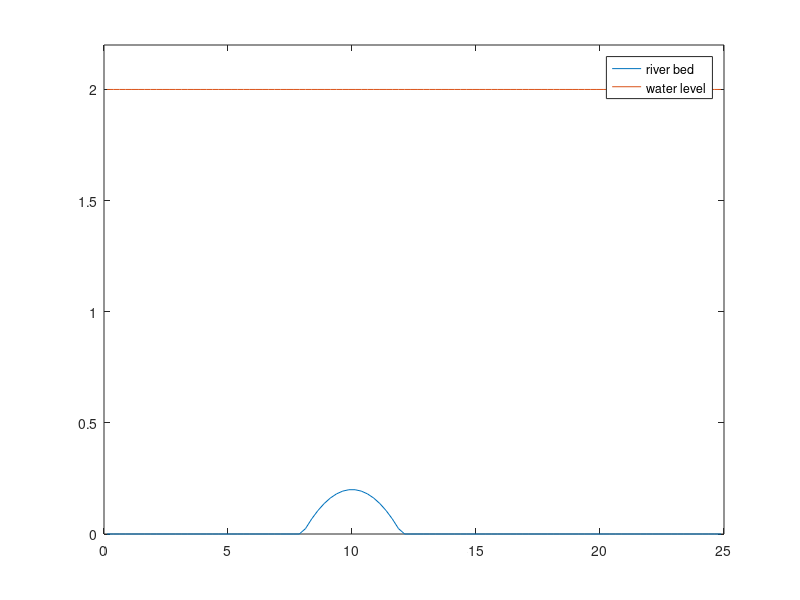

Reproduce this figure in MATLAB. (Note: this script raises an error after producing the figure.)
%               Code for Introduction Lecture                  %
%
%
%--------------------------------------------------------------------%
%                1D shallow water equation solver                    %
% Purpose: tosimulate 1D                an open channel.% %% %% %% %%
%
%--------------------------------------------------------------------
clc,clear
%** constants
lx = 25.0;
M = 100;
g = 9.81;
%** flow variables
zb = zeros(1,M,'double'); % bed elevation (DEM)
z = zb; zn = zb; % water level (eta)
qx = zb; qxn = zb;% velocity
x = zeros(1,M); % cell location along channel
% Purpose: initialize variables
dx = lx/M; % cellsize
dt = 0.001; % timestep
tout = 50;
t = 0;
x = dx/2:dx:dx*(length(x)-1)+dx/2;
% initial condition
z = z+2;
qx = qx+4.42;
zb = 0.2-0.05*(x-10).^2;
zb(x<=8|x>=12) = 0;
figure(1); plot(x,[zb;z]);
ylim([0 2.2]) 
legend('river bed','water level')
%% -------------------------------------------------------------------
% main programe
figure(2)
while t<tout
    t = t+dt;
    %* calculate new values
    for i=1:M
        %** east face
        zb_L = zb(i); z_L = z(i); qx_L = qx(i);
            % whether in the right bound
        if i==M
            [zb_R,z_R,qx_R] = bound(1,zb_L,z_L,qx_L);
        else
            zb_R = zb(i+1); z_R = z(i+1); qx_R = qx(i+1);
        end
        [Fe1,Fe2] = F_cal(zb_L,z_L,qx_L,zb_R,z_R,qx_R);
        zbfe = (zb_L+zb_R)/2;
        
        %** west face
        zb_R = zb(i); z_R = z(i); qx_R = qx(i);
            % whether in the left bound
        if i==1
            [zb_L,z_L,qx_L] = bound(2,zb_R,z_R,qx_R);
        else
            zb_L = zb(i-1); z_L = z(i-1); qx_L = qx(i-1);
        end
        [Fw1,Fw2] = F_cal(zb_L,z_L,qx_L,zb_R,z_R,qx_R);
        zbfw = (zb_L+zb_R)/2;
        
        %** source term
        s1 = 0;
        sox = (zbfe-zbfw)/dx;
        s2 = -g*z(i)*sox;
        
        %** new value
        dzdt = (Fe1-Fw1)/dx - s1;
        dqxdt = (Fe2-Fw2)/dx - s2;
        
        zn(i) = z(i) - dt*dzdt;
        qxn(i) = qx(i) - dt*dqxdt;
    end
    %* update
    z = zn; qx = qxn;
    %* plot
    plot(x,[zb;z]);
    ylim([0 2.2])
    title(['t = ' num2str(t) 's'])
    pause(0.1)
%     disp(t)
end